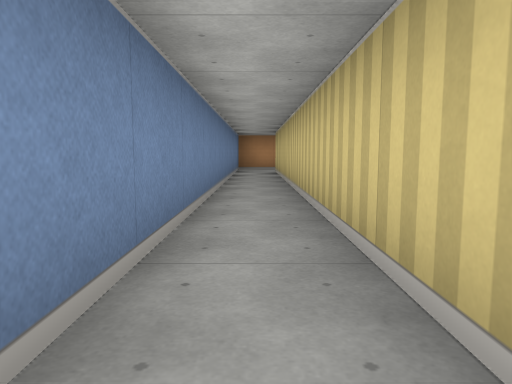
view 1 (above)

18 first-person views from a walk through a cub3D maze. The camera is about half as high as the walls, tilts 6° down and sees 70° across. The floor is counted in squares. Each view is taken from the middle of a square. On the plan, view 1 faces up. The plan holds only what a view shows up to about 9 squares ahead; the rest is blank.

view 2
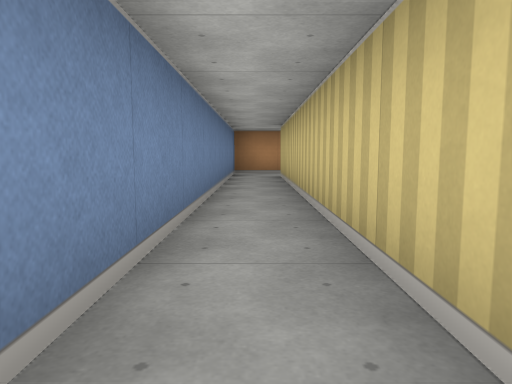

view 3
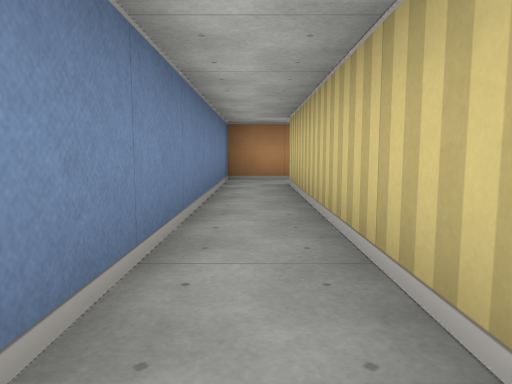

view 4
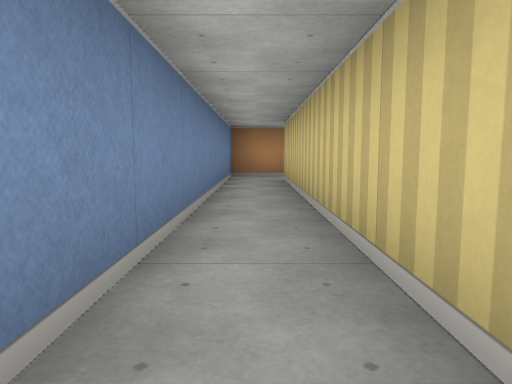

view 5
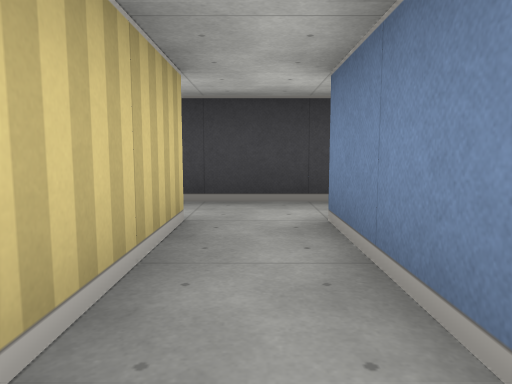

view 6
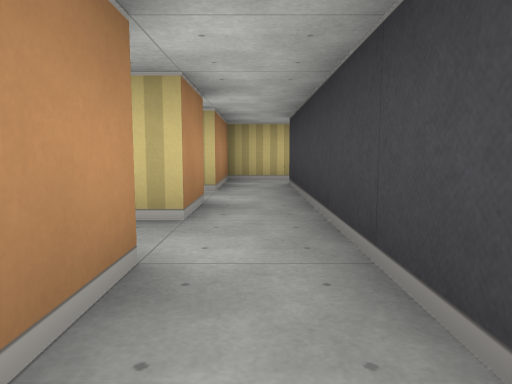

view 7
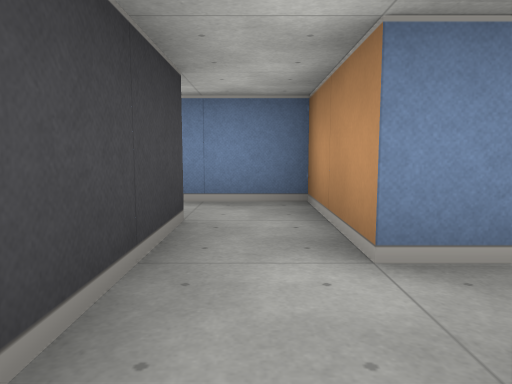

view 8
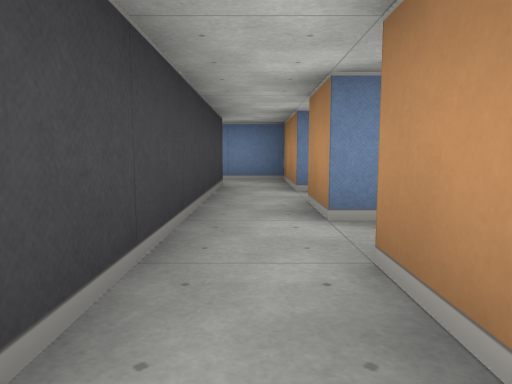

view 9
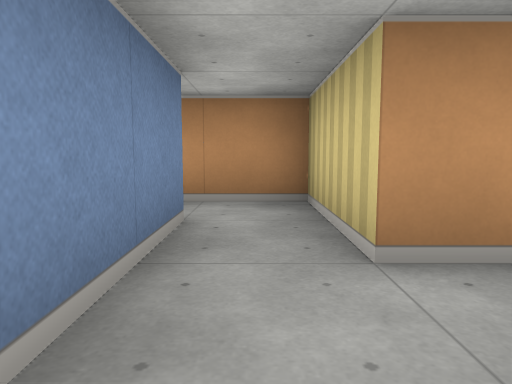

view 10
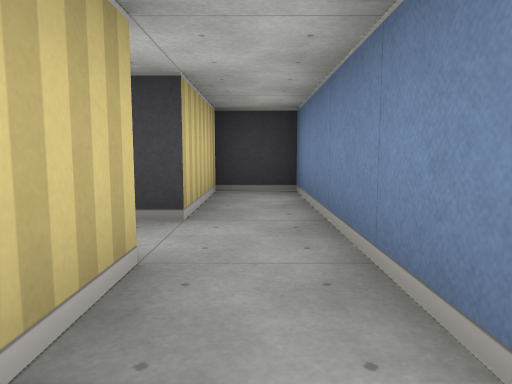

view 11
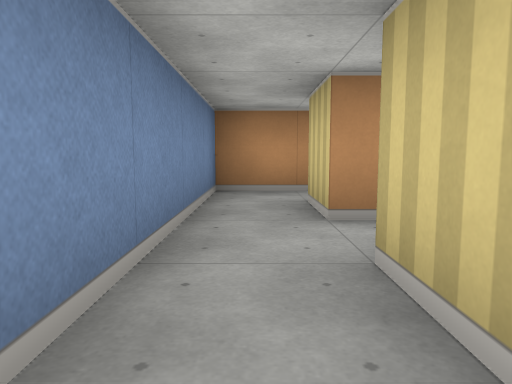

view 12
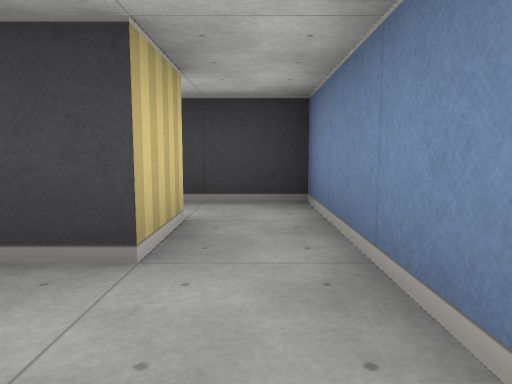

view 13
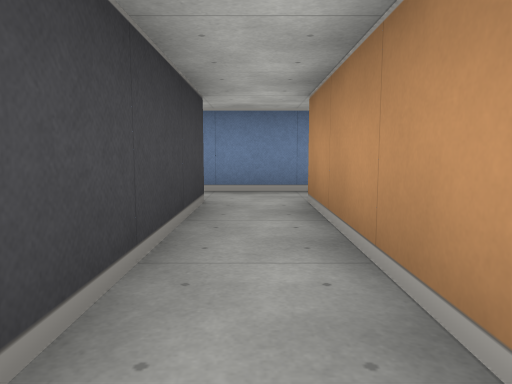

view 14
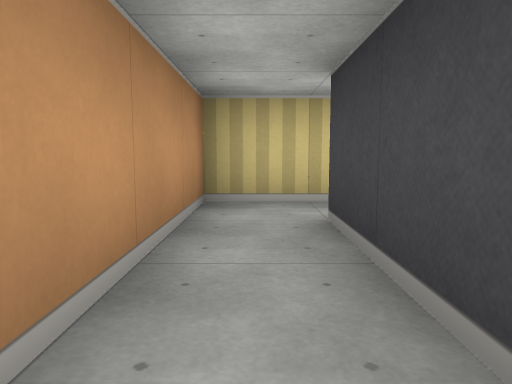

view 15
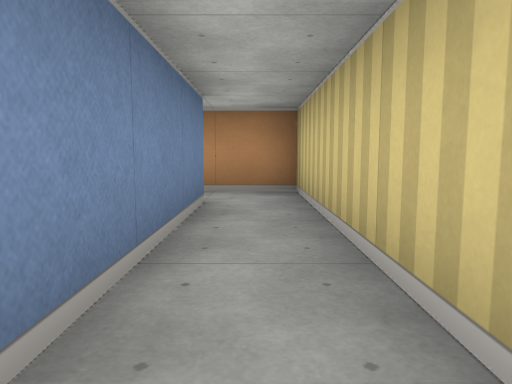

view 16
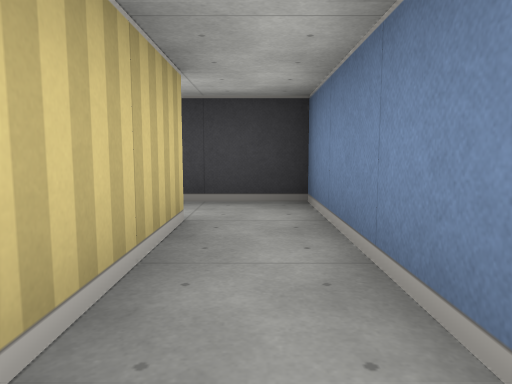

view 17
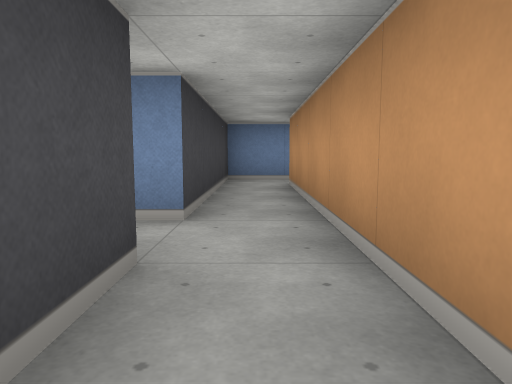

view 18
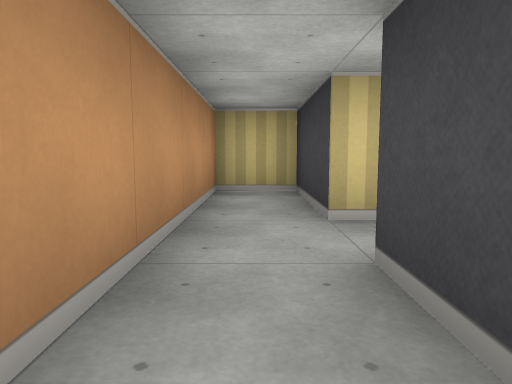

### Floor plan
Ten units are one square. View 1 is at (0, 0); x grows to the right and y downward. Boxes are objects, and circles mark ways between rooms. Rooms are numbered by the first view taken in them; rooms with no view inside come last. Other rooms are left out.
<svg viewBox="-50 -110 120 185">
<path fill="none" stroke="#000" d="M5 -5 5 -95M6 -105 -5 -105 -5 -5 -15 -5M-15 5 5 5M-35 -5 -45 -5 -45 5M5 5 15 5 15 15M25 15 25 -5 5 -5M15 15 15 45 25 45 25 25M-45 35 -45 45 -32 45M-35 35 -35 25 -5 25 -5 55M-45 5 -45 35M5 55 5 15 -35 15 -35 5M45 65 65 65 65 55 5 55M-5 55 -5 65 35 65"/>
<circle cx="10" cy="0" r="3" fill="#2a7"/>
<circle cx="-40" cy="10" r="3" fill="#2a7"/>
<circle cx="20" cy="10" r="3" fill="#2a7"/>
<circle cx="-40" cy="30" r="3" fill="#2a7"/>
<circle cx="0" cy="60" r="3" fill="#2a7"/>
<text x="0" y="-50">1</text>
<text x="-40" y="0">2</text>
<text x="20" y="0">3</text>
<text x="20" y="30">4</text>
<text x="-40" y="40">5</text>
<text x="-20" y="20">6</text>
<text x="30" y="60">7</text>
</svg>
Room 1 opens to room 3. Room 2 opens to room 6. Room 3 opens to room 4. Room 5 opens to room 6. Room 6 opens to room 7.

Where each view was taken, in squares from view 1:
view 1: 0 up, 0 right, facing up
view 2: 2 up, 0 right, facing up
view 3: 4 up, 0 right, facing up
view 4: 3 up, 0 right, facing up
view 5: 3 up, 0 right, facing down
view 6: 0 up, 4 left, facing right
view 7: 0 up, 1 left, facing left
view 8: 0 up, 2 right, facing left
view 9: 3 down, 2 right, facing up
view 10: 0 up, 2 right, facing down
view 11: 4 down, 4 left, facing up
view 12: 1 down, 4 left, facing down
view 13: 2 down, 0 right, facing left
view 14: 2 down, 3 left, facing right
view 15: 6 down, 0 right, facing up
view 16: 3 down, 0 right, facing down
view 17: 6 down, 6 right, facing left
view 18: 6 down, 2 right, facing right
